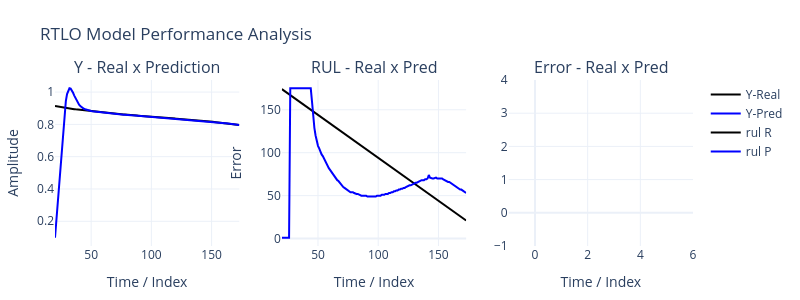

Here is the notebook cell this chart was saved with:
### Code cell
rnn3 = RTLO(nI,nR,nO,[N1,N2,N3],τ)
rnn3.ref = len(sig3)-nI
rnn3.wI,rnn3.wR,rnn3.wO= rnn2.wI,rnn2.wR,rnn2.wO
X,Y = PrepareDataAhead(sig3,n=nI,m=nO)
X,Y = X[:-1],Y[:-1]
for i in range(len(X[:])):
    rnn3.PredRul(x=X[i],store=True,maxRul=len(sig3)-nI,lim=0.75)
    #rnn.PredRulIntr2(x=X[i],maxRul=len(sig)-nI,store=True,show=False)
    rnn3.fit(X[i],Y[i],store=True,show=False)
#print(.wR[0])
print(rnn3.εM,rnn3.εR)  
PlotPredErrorPLY(rnn3)

### Figure 1 — Plotly figure (JSON) as saved in the notebook; plotly's stock layout.template omitted (floating-point values rounded to 4 significant figures; data arrays with more than 128 entries replaced by an {"elided": "..."} marker saying what was removed)
{"data": [{"line": {"color": "black"}, "name": "Y-Real", "type": "scatter", "x": {"elided": "154 float values"}, "xaxis": "x", "y": {"elided": "154 float values"}, "yaxis": "y"}, {"line": {"color": "blue"}, "name": "Y-Pred", "type": "scatter", "x": {"elided": "154 float values"}, "xaxis": "x", "y": {"elided": "154 float values"}, "yaxis": "y"}, {"line": {"color": "blue", "dash": "dash"}, "name": "y-Lower", "showlegend": false, "type": "scatter", "x": {"elided": "154 float values"}, "xaxis": "x", "y": [], "yaxis": "y"}, {"line": {"color": "blue", "dash": "dash"}, "name": "y-Upper", "showlegend": false, "type": "scatter", "x": {"elided": "154 float values"}, "xaxis": "x", "y": [], "yaxis": "y"}, {"line": {"color": "black"}, "name": "rul R", "showlegend": true, "type": "scatter", "x": {"elided": "154 float values"}, "xaxis": "x2", "y": {"elided": "154 float values"}, "yaxis": "y2"}, {"line": {"color": "blue"}, "name": "rul P", "showlegend": true, "type": "scatter", "x": {"elided": "154 float values"}, "xaxis": "x2", "y": {"elided": "154 float values"}, "yaxis": "y2"}, {"line": {"color": "red"}, "name": "rul L", "showlegend": true, "type": "scatter", "x": {"elided": "154 float values"}, "xaxis": "x2", "y": [], "yaxis": "y2"}, {"line": {"color": "green"}, "name": "rul U", "showlegend": true, "type": "scatter", "x": {"elided": "154 float values"}, "xaxis": "x2", "y": [], "yaxis": "y2"}, {"line": {"color": "black"}, "name": "erro R", "type": "scatter", "x": {"elided": "154 float values"}, "xaxis": "x3", "y": [], "yaxis": "y3"}, {"line": {"color": "blue"}, "name": "erro P", "type": "scatter", "x": {"elided": "154 float values"}, "xaxis": "x3", "y": [], "yaxis": "y3"}], "layout": {"annotations": [{"font": {"size": 16}, "showarrow": false, "text": "Y - Real x Prediction", "x": 0.1444, "xanchor": "center", "xref": "paper", "y": 1, "yanchor": "bottom", "yref": "paper"}, {"font": {"size": 16}, "showarrow": false, "text": "RUL - Real x Pred", "x": 0.5, "xanchor": "center", "xref": "paper", "y": 1, "yanchor": "bottom", "yref": "paper"}, {"font": {"size": 16}, "showarrow": false, "text": "Error - Real x Pred", "x": 0.8556, "xanchor": "center", "xref": "paper", "y": 1, "yanchor": "bottom", "yref": "paper"}], "height": 300, "margin": {"b": 40, "l": 40, "r": 40, "t": 80}, "showlegend": true, "title": {"text": "RTLO Model Performance Analysis"}, "width": 800, "xaxis": {"anchor": "y", "domain": [0, 0.2889], "title": {"text": "Time / Index"}}, "xaxis2": {"anchor": "y2", "domain": [0.3556, 0.6444], "title": {"text": "Time / Index"}}, "xaxis3": {"anchor": "y3", "domain": [0.7111, 1], "title": {"text": "Time / Index"}}, "yaxis": {"anchor": "x", "domain": [0, 1], "title": {"text": "Amplitude"}}, "yaxis2": {"anchor": "x2", "domain": [0, 1], "title": {"text": "Error"}}, "yaxis3": {"anchor": "x3", "domain": [0, 1]}}}
